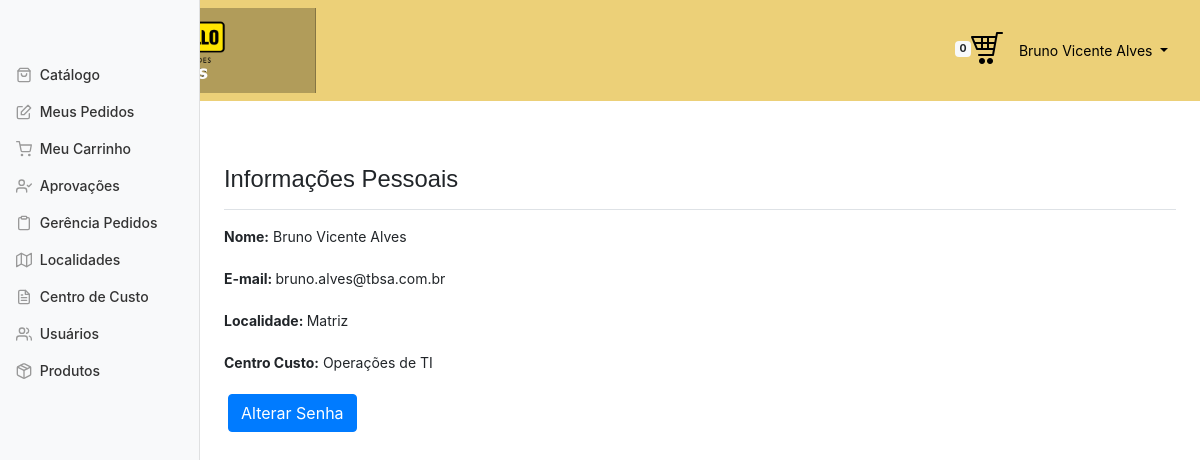
The app's page /perfil.php (signed in) with its own data.
### tables this page shows
CREATE TABLE `usuarios` (
  `id` int(11) NOT NULL,
  `nome` varchar(60) DEFAULT NULL,
  `email` varchar(60) DEFAULT NULL,
  `senha` varchar(60) DEFAULT NULL,
  `nivel_acesso` int(11) NOT NULL,
  `localidade_id_localidade` int(11) NOT NULL,
  `centro_custo_id_custo` int(11) NOT NULL
);

CREATE TABLE `localidade` (
  `id_localidade` int(11) NOT NULL,
  `nome_localidade` varchar(45) DEFAULT NULL
);

CREATE TABLE `centro_custo` (
  `id_custo` int(11) NOT NULL,
  `nome_custo` varchar(60) DEFAULT NULL,
  `chefe_custo` varchar(60) DEFAULT NULL
);

### perfil.php (the view, shortened to what this page needs)
<!doctype html>
<html lang="en">
  <head>
    <link href="css/painel.css" rel="stylesheet">
    <link href="dashboard.css" rel="stylesheet">
  </head>
  <body>
    <nav class="navbar navbar-expand navbar-light "style="background-color: #ECD078;>
		<nav class="navbar navbar-inverse">
			  <div class="container-fluid">
					<div class="navbar-header">
					   <a class="navbar-brand" href="catalago.php"><img width="70%" height="50%" src="img/logo.png"></a>
					</div>
					<ul class="nav navbar-right">
					  <li><span class="badge badge-light"><?=$_SESSION['contadorcarrinho']?></span><a href="carrinho_compras.php"><img src="img/carrinho.nav2.png" ></a></li>
					  <li><a><span class="glyphicon glyphicon-log-in"></span>
									<ul class="nav justify-content-end">
										<li class="nav-item dropdown">
											<a class="nav-link dropdown-toggle menu-header" href="#" id="navbarDropdownMenuLink" data-toggle="dropdown">
												<span class="d-none d-sm-inline"><?php echo $_SESSION['usuarioNome']; ?> </span>
											</a>
										</li>
									</ul>
							</a>
						</li>
					</ul>
			  </div>
		</nav>
    <div class="container-fluid">
      <div class="row">
        <nav class="col-md-2 d-none d-md-block bg-light sidebar">
          <div class="sidebar-sticky">
            <ul class="nav flex-column">
			<?php
				include_once("menu.php");
			  ?>
            </ul>
          </div>
        </nav>
        <main role="main" class="col-md-5 ml-sm-auto col-lg-10 px-4">
          <div class="d-flex justify-content-between flex-wrap flex-md-nowrap align-items-center pt-3 pb-2 mb-3 border-bottom">
             <h2 style="font-family:Helvetica;font-size:170%;" >Informações Pessoais</h2>
          </div>
		  <div class="">
            <?php
		include_once("conexao.php");
		$nome=$_SESSION['usuarioNome'];
		$sql="SELECT nome,email, nome_localidade,nome_custo
			FROM usuarios u INNER JOIN localidade l on u.Localidade_id_localidade = l.id_localidade  INNER JOIN centro_custo cu  on u.centro_custo_id_custo = cu.id_custo
			WHERE nome ='$nome'";
		$verificar = mysqli_query($conn,$sql);
		$resultado=mysqli_fetch_assoc($verificar);
		if(isset($resultado)){
			echo "<b>Nome:</b>    " . $resultado['nome'] ."<br><br>";
			echo "<b>E-mail: </b>  ". $resultado['email'] ."<br><br>";
			echo "<b>Localidade: </b>  ". $resultado['nome_localidade'] ."<br><br>";
			echo "<b>Centro Custo:</b>   ".$resultado['nome_custo'] ."<br>";
		}else{
			echo'<div class="alert alert-dark" role="alert">
				Aconteceu alguns problemas para mostrar as informações do seu perfil,entre em contato com a TI !
			</div>';
		}
		?>
          </div>
		  <br>
		  <div class="col-md-0 ml-sm-0 col-lg-2 px-1">
           <button type="button" class="btn btn-primary" data-toggle="modal" data-target="#AlterarSenha">Alterar Senha</button>
          </div>
        </main>
      </div>
    </div>
  </body>
</html>

### css/dashboard.css (style rules this page uses)
body { font-size: .875rem; }
.sidebar { position: fixed; top: 0; bottom: 0; left: 0; z-index: 100; padding: 48px 0 0; box-shadow: inset -1px 0 0 rgba(0, 0, 0, .1); }
.sidebar-sticky { position: relative; top: 0; height: calc(100vh - 48px); padding-top: .5rem; overflow-x: hidden; overflow-y: auto; }
[role="main"] { padding-top: 48px; }
.navbar-brand { padding-top: .75rem; padding-bottom: .75rem; font-size: 1rem; background-color: rgba(0, 0, 0, .25); box-shadow: inset -1px 0 0 rgba(0, 0, 0, .25); }
.border-bottom { border-bottom: 1px solid #e5e5e5; }

### records on screen
usuarios: nome "Bruno Vicente Alves", email "bruno.alves@tbsa.com.br", localidade_id_localidade.nome_localidade "Matriz", centro_custo_id_custo.nome_custo "Operações de TI"

### other values on screen
$_SESSION['contadorcarrinho'] "0"
$_SESSION['usuarioNome'] "Bruno Vicente Alves"
